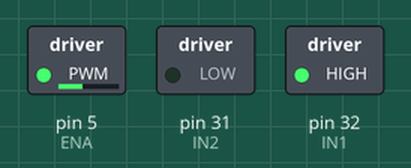
Recording of a sketch running on a simulated Arduino Mega 2560, built with avr-gcc and run on an emulated ATmega2560. Parts: switched loads named in the sketch (green lamp = pin HIGH).

Above: at 0.1 s.
Timing chart, 0 to 1.6 s (numbered marks = the images above):
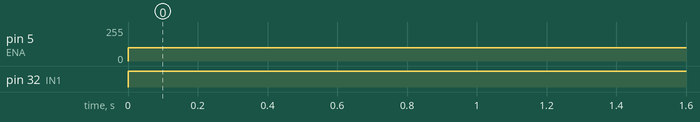

The sketch:

PROVERKA__298_IN1_32_IN2_31_ENA.ino
```cpp
#include <SoftwareSerial.h> // Подключаем библиотеку для работы
#include <Servo.h>   // Подключаем библиотеку для сервоприводов
#include <AFMotor.h> // Подключаем библиотеку для управления двигателям

int val;
int IN1 = 32;
int IN2 = 31;
int ENA = 5;

const int TX_BT = 51;
const int RX_BT = 50;
SoftwareSerial BTSerial(51, 50); // RX, TX


// Создаем переменную для команд Bluetooth
char vcmd;

void setup()
{

  pinMode(IN1, OUTPUT);
  pinMode(IN2, OUTPUT);
  pinMode(ENA, OUTPUT);

}
void loop()

{


analogWrite  (ENA, 100);

  digitalWrite (IN1, HIGH);
  digitalWrite (IN2, LOW);
  }
```

Measured:
- by itself, pin 5 (ENA): 0/255 → 100/255 at 0.00 s
- by itself, pin 32 (IN1): LOW → HIGH at 0.00 s
